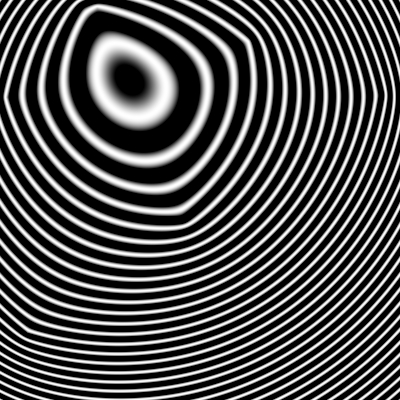
Frame 1 (no input)
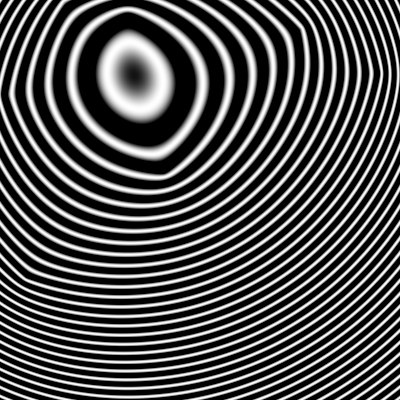
Frame 60 (the mouse pressed at the canvas centre just before this capture)
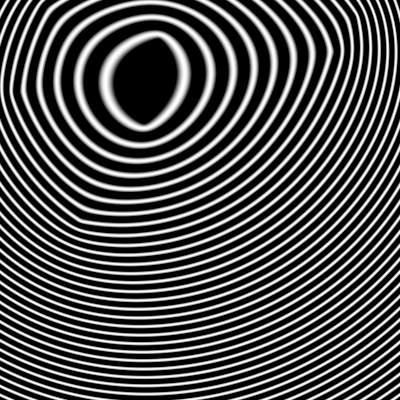
Frame 120 (the mouse held since frame 60 and released just before this capture)

The Processing sketch that drew these frames (run headless with seeded random() and noise(); from frame 60 on, the mouse is pressed at the canvas centre):

// Processing sketch: processing_174977
// ── processing_174977.pde

float[] sX,sY,dX,dY;
float d,z;
int n;
color c;

void setup() {
  size(400,400);
  setS();
}

void setS() {
  n  = round(random(1,10));
  z  = random(0.05,0.3);
  sX = new float[n];sY = new float[n];
  dX = new float[n];dY = new float[n];
  for(int i=0;i<n;i++){
    sX[i] = random(width);sY[i] = random(height);
    dX[i] = random(-1,1);dY[i] = random(-1,1);
  }
}

void draw() {
  for(int i=0;i<n;i++) {
    sX[i]+=dX[i];
    sY[i]+=dY[i];
    if(sX[i]<0||sX[i]>width) {dX[i]*=-1;}
    if(sY[i]<0||sY[i]>height) {dY[i]*=-1;}
  }
  loadPixels();
  for(int x=0;x<width;x++) {
    for(int y=0;y<height;y++) {
      d = 0.0;
      for(int s=0;s<n;s++) {d += dist(sX[s],sY[s],x,y)*z;}
      d = sin(d);
      if(d<0) {c = color(0);} else {c = color(d*255);}
      pixels[y*width+x]=c;
    }
  }
  updatePixels();
}

void keyPressed() {
  setS();
}
